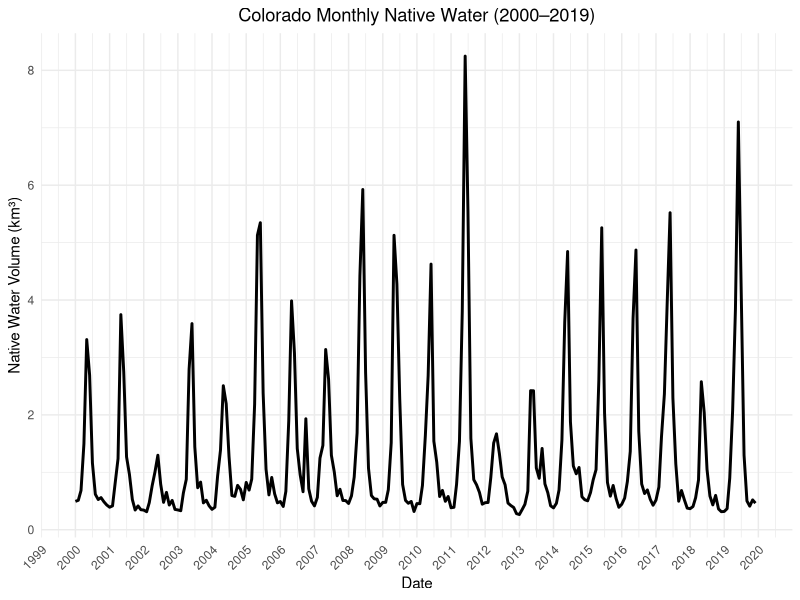

Here is the R script that generated this plot:


# -------------------------------
# Title       : CO_Nativewater
# Author      : Kyungmin Kim
# Last update : 2025-07-01
# Purpose     : Preprocess Colorado Native Water
# Data Source : Naturalized Streamflow at lee's ferry from 2000 to 2019
# Notes       :
# -------------------------------

# Set working directory

#setwd("/Users/kyungminkim/Code/project-westernwaternetwork/Preprocessing/CA") #Mac
setwd("C:\\Users\\kyungmi1\\Documents\\Code\\project-westernwaternetwork\\Preprocessing\\CO") #Window

# Load required libraries

library(tidyverse)

# Load naturalized streamflow data at lee's ferry

Natulees <- read.csv("Naturalized_monthlyflow_leesferry_2000-2019.csv")

# Convert monthly flow from acre-feet to cubic kilometers

Natulees <- Natulees %>%
  mutate(monthly_km3 = monthly_AF * 1.23348e-6)

# Add DATE column to match to other dataset

Natulees <- Natulees %>%
  mutate(DATE = as.Date(paste(YEAR, MONTH, 1, sep = "-")))

# Plot total native water volume for Colorado (2000–2019)

ggplot(Natulees, aes(x = DATE, y = monthly_km3)) +
  geom_line(size = 1) +
  labs(title = "Colorado Monthly Native Water (2000–2019)", x = "Date", y = "Native Water Volume (km³)") +
  scale_x_date(limits = as.Date(c("2000-01-01", "2019-12-31")),
               date_labels = "%Y",
               date_breaks = "1 year") +
  theme_minimal() +
  theme(axis.text.x = element_text(angle = 45, hjust = 1),
        plot.title = element_text(hjust = 0.5))
